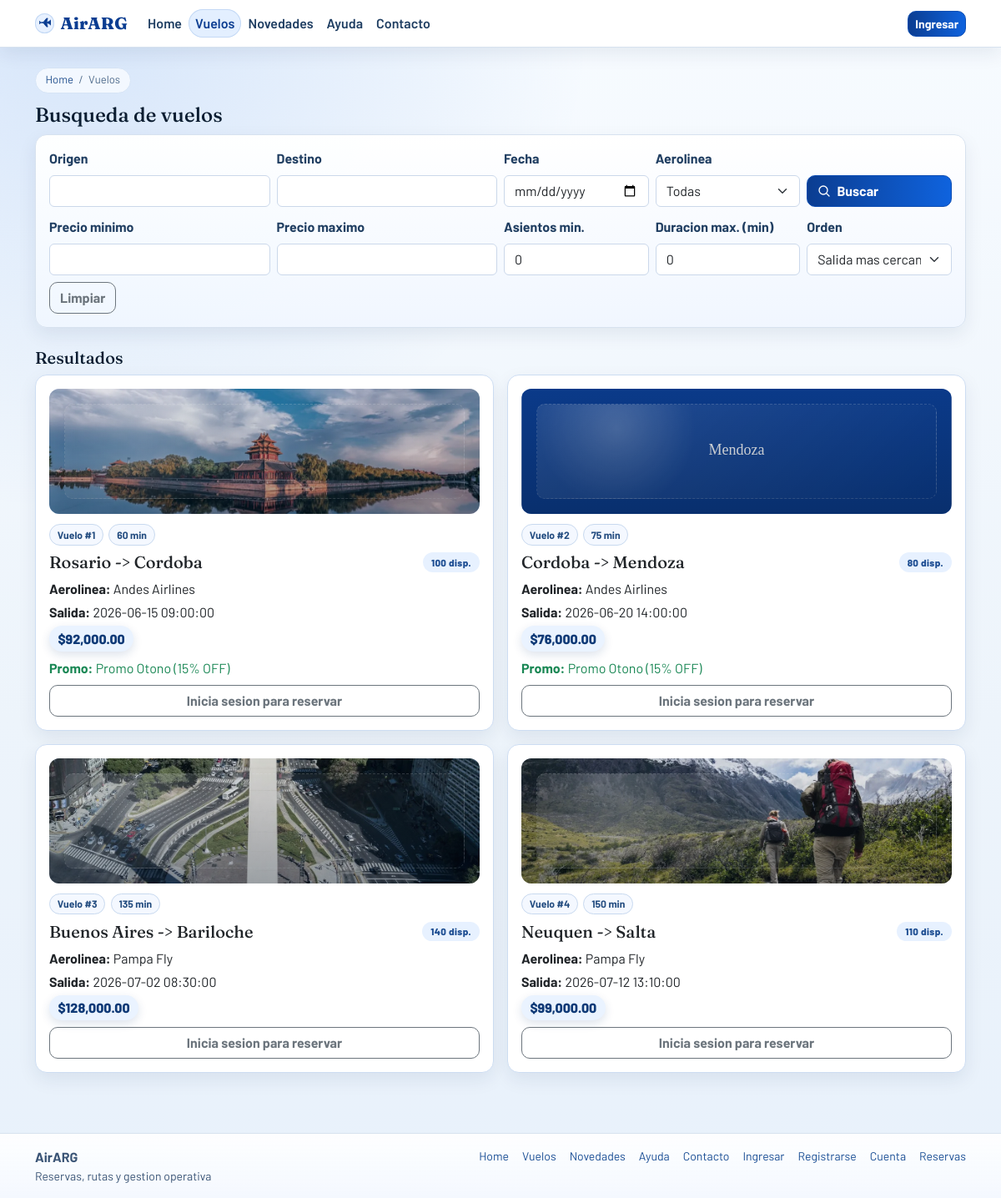
The page /index.php?page=flights on the database its author committed.
### tables this page shows
CREATE TABLE flights (
  id INT AUTO_INCREMENT PRIMARY KEY,
  airline_id INT NOT NULL,
  origin VARCHAR(80) NOT NULL,
  destination VARCHAR(80) NOT NULL,
  departure_time DATETIME NOT NULL,
  arrival_time DATETIME NOT NULL,
  price DECIMAL(10,2) NOT NULL,
  total_seats INT NOT NULL,
  available_seats INT NOT NULL,
  created_at TIMESTAMP DEFAULT CURRENT_TIMESTAMP,
  CONSTRAINT fk_flights_airline FOREIGN KEY (airline_id) REFERENCES airlines(id),
  INDEX idx_flights_route_date (origin, destination, departure_time),
  INDEX idx_flights_price (price),
  INDEX idx_flights_available (available_seats)
);

CREATE TABLE airlines (
  id INT AUTO_INCREMENT PRIMARY KEY,
  name VARCHAR(120) NOT NULL,
  code VARCHAR(10) NOT NULL UNIQUE,
  country VARCHAR(80) NOT NULL,
  created_at TIMESTAMP DEFAULT CURRENT_TIMESTAMP
);

CREATE TABLE promotions (
  id INT AUTO_INCREMENT PRIMARY KEY,
  airline_id INT NOT NULL,
  title VARCHAR(150) NOT NULL,
  description TEXT,
  discount_percent DECIMAL(5,2) NOT NULL,
  status ENUM('pending', 'approved', 'denied') NOT NULL DEFAULT 'pending',
  is_active TINYINT(1) NOT NULL DEFAULT 1,
  active_airline_id INT GENERATED ALWAYS AS (CASE WHEN is_active = 1 THEN airline_id ELSE NULL END) STORED,
  created_at TIMESTAMP DEFAULT CURRENT_TIMESTAMP,
  CONSTRAINT fk_promotions_airline FOREIGN KEY (airline_id) REFERENCES airlines(id),
  CONSTRAINT uq_promotions_one_active UNIQUE (active_airline_id)
);

### app/views/pages/flights.php (the view, shortened to what the rows shown need)
<section aria-labelledby="flight-search-title" class="mb-4">
  <h1 id="flight-search-title" class="h4">Busqueda de vuelos</h1>
</section>
<?php
$destinationImages = [];
$destinationImages['generic'] = BASE_URL . '/assets/images/PLACEHOLDER_Generic.svg';
$remoteMap = [
  'bariloche' => 'https://images.unsplash.com/photo-1589909202802-8f4aadce1849?auto=format&fit=crop&w=1200&q=80',
  'mendoza' => 'https://images.unsplash.com/photo-1602459651957-2f0580f2d0f3?auto=format&fit=crop&w=1200&q=80',
  'cordoba' => 'https://images.unsplash.com/photo-1599571234909-29ed5d1321d6?auto=format&fit=crop&w=1200&q=80',
  'rosario' => 'https://images.unsplash.com/photo-1569152811536-fb47aced8409?auto=format&fit=crop&w=1200&q=80',
  'salta' => 'https://images.unsplash.com/photo-1551632811-561732d1e306?auto=format&fit=crop&w=1200&q=80',
  'buenos aires' => 'https://images.unsplash.com/photo-1612294037637-ec328d0e075e?auto=format&fit=crop&w=1200&q=80',
];
foreach ($remoteMap as $k => $remote) {
  $slug = strtolower($k);
  $slugUnderscore = str_replace(' ', '_', $slug);
  $slugDash = str_replace(' ', '-', $slug);
  $cleanName = str_replace(' ', '_', ucwords($k));
  $localCandidates = [
    __DIR__ . '/../../../public/assets/images/' . $slugUnderscore . '.webp',
    __DIR__ . '/../../../public/assets/images/' . $slugUnderscore . '.jpg',
    __DIR__ . '/../../../public/assets/images/' . $slugUnderscore . '.avif',
    __DIR__ . '/../../../public/assets/images/' . $slug . '.webp',
    __DIR__ . '/../../../public/assets/images/' . $slug . '.jpg',
    __DIR__ . '/../../../public/assets/images/' . $slug . '.avif',
    __DIR__ . '/../../../public/assets/images/' . $slugDash . '.webp',
    __DIR__ . '/../../../public/assets/images/' . $slugDash . '.jpg',
    __DIR__ . '/../../../public/assets/images/' . $slugDash . '.avif',
    __DIR__ . '/../../../public/assets/images/' . 'PLACEHOLDER_' . $cleanName . '.svg',
  ];
  $found = null;
  foreach ($localCandidates as $candidate) {
    if (file_exists($candidate)) {
      $found = BASE_URL . '/assets/images/' . basename($candidate);
      break;
    }
  }
  $destinationImages[$k] = $found ?? $destinationImages['generic'];
}
?>
<section class="mb-4" aria-labelledby="flight-results-title">
  <h2 id="flight-results-title" class="h5">Resultados</h2>
  <?php if (empty($flights)): ?>
    <div class="empty-state">
      <span class="empty-state-illustration" aria-hidden="true">
        <svg viewBox="0 0 24 24" focusable="false"><path d="m21 21-4.35-4.35M10.5 18a7.5 7.5 0 1 1 0-15 7.5 7.5 0 0 1 0 15Z"></path></svg>
      </span>
      <h3 class="h6 mb-2">No encontramos vuelos para esos filtros</h3>
      <p class="mb-3">Proba ampliar la fecha, quitar el limite de precio o buscar otra ruta.</p>
      <a class="btn btn-outline-primary" href="<?php echo BASE_URL; ?>/index.php?page=flights">Ver todos los vuelos</a>
    </div>
  <?php else: ?>
    <div class="row g-3">
      <?php foreach ($flights as $flight): ?>
        <?php
          $destinationKey = strtolower((string) ($flight['destination'] ?? ''));
          $originKey = strtolower((string) ($flight['origin'] ?? ''));
          $flightImage = $destinationImages[$destinationKey]
            ?? $destinationImages[$originKey]
            ?? $destinationImages['generic'];
        ?>
        <article class="col-md-6">
          <div class="card flight-card h-100 p-3">
            <?php $img = $flightImage; ?>
            <div class="flight-card-media">
              <img
                src="<?php echo htmlspecialchars($img); ?>"
                alt="Imagen de <?php echo htmlspecialchars($flight['destination']); ?>"
                loading="lazy"
                width="800"
                height="450"
                data-placeholder="1"
                data-placeholder-label="<?php echo htmlspecialchars($flight['destination']); ?>"
              >
            </div>
            <div class="chip-row">
              <span class="chip">Vuelo #<?php echo (int) $flight['id']; ?></span>
              <span class="chip"><?php echo (int) round((strtotime($flight['arrival_time']) - strtotime($flight['departure_time'])) / 60); ?> min</span>
            </div>
            <div class="d-flex justify-content-between align-items-start gap-2 mb-2">
              <h3 class="h5 mb-0"><?php echo htmlspecialchars($flight['origin']); ?> -> <?php echo htmlspecialchars($flight['destination']); ?></h3>
              <span class="status-badge info"><?php echo (int) $flight['available_seats']; ?> disp.</span>
            </div>
            <p class="mb-1"><strong>Aerolinea:</strong> <?php echo htmlspecialchars($flight['airline_name']); ?></p>
            <p class="mb-1"><strong>Salida:</strong> <?php echo htmlspecialchars($flight['departure_time']); ?></p>
            <p class="mb-2"><span class="price-tag">$<?php echo number_format((float) $flight['price'], 2); ?></span></p>
            <?php if (!empty($flight['promo_title'])): ?>
              <p class="text-success mb-2"><strong>Promo:</strong> <?php echo htmlspecialchars($flight['promo_title']); ?> (<?php echo (float) $flight['discount_percent']; ?>% OFF)</p>
            <?php endif; ?>
            <?php if (is_logged_in()): ?>
              <form method="post" action="<?php echo BASE_URL; ?>/index.php?page=flights" class="mb-2" data-feedback="Actualizando favoritos...">
                <input type="hidden" name="action" value="toggle_favorite">
                <input type="hidden" name="flight_id" value="<?php echo (int) $flight['id']; ?>">
                <?php $isFavorite = in_array((int) $flight['id'], $favorite_ids ?? [], true); ?>
                <button class="btn btn-sm <?php echo $isFavorite ? 'btn-warning' : 'btn-outline-warning'; ?>" type="submit">
                  <?php echo $isFavorite ? 'Quitar favorito' : 'Agregar a favoritos'; ?>
                </button>
              </form>
              <form method="post" action="<?php echo BASE_URL; ?>/index.php?page=flights" class="row g-2 needs-validation" novalidate data-feedback="Procesando reserva...">
                <input type="hidden" name="action" value="reserve">
                <input type="hidden" name="flight_id" value="<?php echo (int) $flight['id']; ?>">
                <div class="col-8">
                  <label for="seats_<?php echo (int) $flight['id']; ?>" class="form-label visually-hidden">Asientos</label>
                  <input id="seats_<?php echo (int) $flight['id']; ?>" type="number" min="1" name="seats" class="form-control" placeholder="Cantidad de asientos" required>
                  <div class="invalid-feedback">Ingresa cantidad valida.</div>
                </div>
                <div class="col-4 d-grid">
                  <button class="btn btn-outline-primary btn-with-icon" type="submit" aria-label="Reservar vuelo <?php echo (int) $flight['id']; ?>">
                    <span class="icon-wrap" aria-hidden="true"><svg viewBox="0 0 24 24" focusable="false"><path d="M4 10.5h16M6 6h12a2 2 0 0 1 2 2v8a2 2 0 0 1-2 2H6a2 2 0 0 1-2-2V8a2 2 0 0 1 2-2Zm3 10h6"></path></svg></span>
                    <span>Reservar</span>
                  </button>
                </div>
              </form>
            <?php else: ?>
              <a class="btn btn-outline-secondary" href="<?php echo BASE_URL; ?>/index.php?page=login">Inicia sesion para reservar</a>
            <?php endif; ?>
          </div>
        </article>
      <?php endforeach; ?>
    </div>
  <?php endif; ?>
</section>

### rows shown on the page
flights: shows a picture, id "1", arrival_time+departure_time "60", origin "Rosario", destination "Cordoba", available_seats "100", airline.name "Andes Airlines", departure_time "2026-06-15 09:00:00", price "92,000.00", promotions.title "Promo Otono", promotions.discount_percent "15"
flights: destination (placeholder picture), id "2", arrival_time+departure_time "75", origin "Cordoba", destination "Mendoza", available_seats "80", airline.name "Andes Airlines", departure_time "2026-06-20 14:00:00", price "76,000.00", promotions.title "Promo Otono", promotions.discount_percent "15"
flights: shows a picture, id "3", arrival_time+departure_time "135", origin "Buenos Aires", destination "Bariloche", available_seats "140", airline.name "Pampa Fly", departure_time "2026-07-02 08:30:00", price "128,000.00"
flights: shows a picture, id "4", arrival_time+departure_time "150", origin "Neuquen", destination "Salta", available_seats "110", airline.name "Pampa Fly", departure_time "2026-07-12 13:10:00", price "99,000.00"
